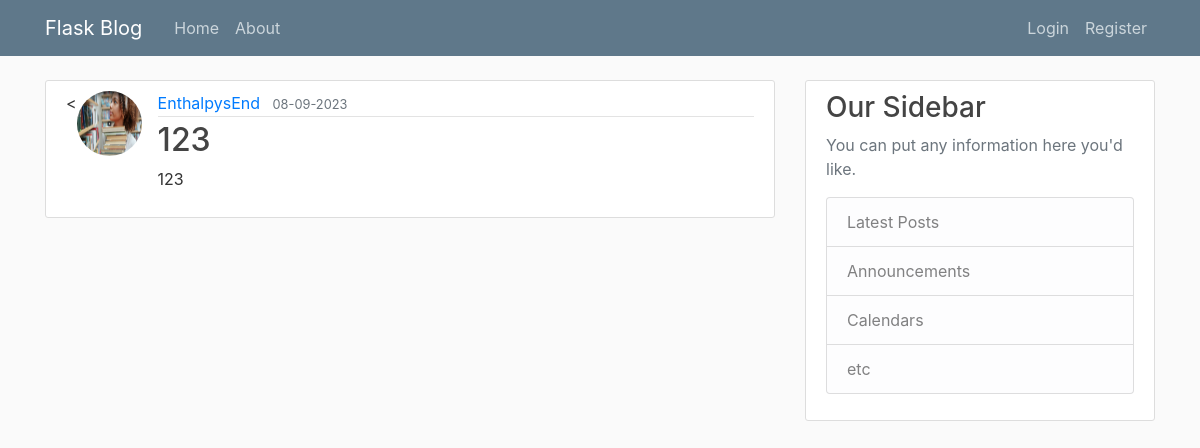
Page /home on the earlier database version.
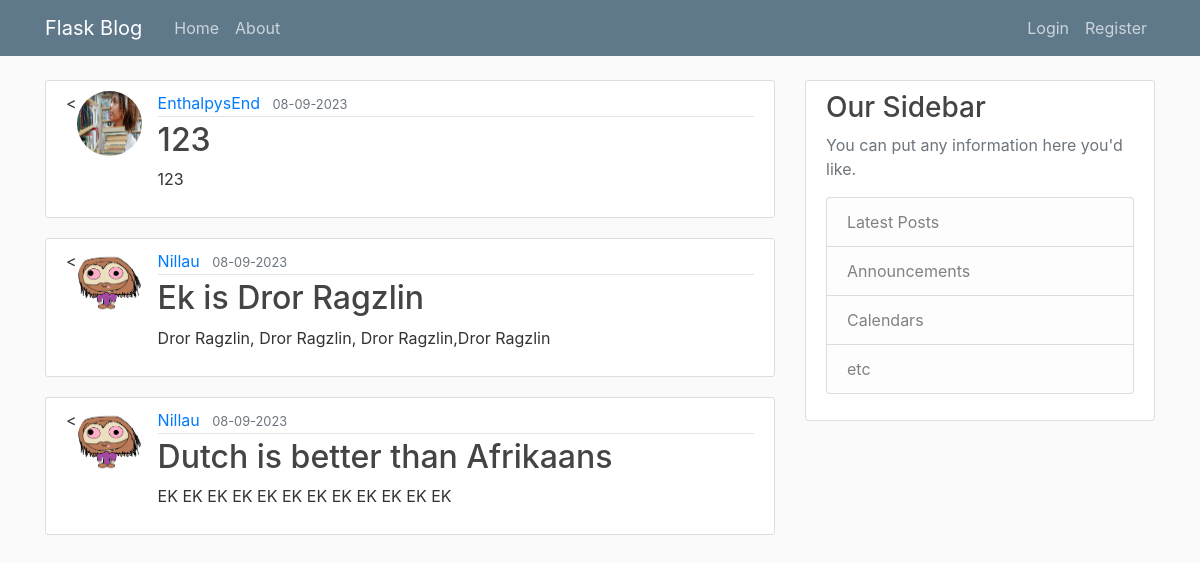
Same page on the later database version.
### FlaskBlog/models.py (models this page shows, shortened)
class Post(db.Model):
    id = db.Column(db.Integer, primary_key=True)  # Change db.String to db.Integer
    title = db.Column(db.String(100), nullable=False)
    date_posted = db.Column(db.DateTime, nullable=False, default=datetime.utcnow)
    content = db.Column(db.Text, nullable=False)
    user_id= db.Column(db.Integer, db.ForeignKey('user.id') , nullable =False)

class User(db.Model, UserMixin):
    id = db.Column(db.Integer, primary_key=True)  # Change db.String to db.Integer
    username = db.Column(db.String(20), unique=True, nullable=False)
    email = db.Column(db.String(120), unique=True, nullable=False)
    image_file = db.Column(db.String(20), nullable=False, default='default.jpg')
    password = db.Column(db.String(60), nullable=False)
    posts = db.relationship('Post', backref = 'author', lazy =True)

### FlaskBlog/routes.py (the view)
@app.route("/")
@app.route("/home")
def home():
    posts = Post.query.all()
    return render_template('home.html', posts=posts)

### FlaskBlog/templates/home.html
{% extends "layout.html" %}
{% block content %}
{% for post in posts %}
<article class="media content-section">
  <<img class = "rounded-circle article-img" src="{{ url_for('static' , filename='profile_pics/' + post.author.image_file) }}">
   <div class="media-body">
      <div class="article-metadata">
         <a class="mr-2" href="#">{{ post.author.username }}</a>
         <small class="text-muted">{{ post.date_posted.strftime('%d-%m-%Y') }}</small>
      </div>
      <h2><a class="article-title" href="{{ url_for('post', post_id=post.id)}}">{{ post.title }}</a></h2>
      <p class="article-content">{{ post.content }}</p>
   </div>
</article>
{% endfor %}
{% endblock content %}

### FlaskBlog/templates/layout.html (shortened to what this page needs)
<!DOCTYPE html>
<html lang="en" dir="ltr">
   <head>
      <link rel="stylesheet" href="https://maxcdn.bootstrapcdn.com/bootstrap/4.0.0/css/bootstrap.min.css">
      <link rel="stylesheet" type="text/css" href="{{ url_for('static', filename='main.css') }}">
   </head>
   <body>
      <header class="site-header">
         <nav class="navbar navbar-expand-md navbar-dark bg-steel fixed-top">
            <div class="container">
               <a class="navbar-brand mr-4" href="/">Flask Blog</a>
               <div class="collapse navbar-collapse" id="navbarToggle">
                  <div class="navbar-nav mr-auto">
                     <a class="nav-item nav-link" href="{{url_for('home')}}">Home</a>
                     <a class="nav-item nav-link" href="{{url_for('about')}}">About</a>
                  </div>
                  <div class="navbar-nav">
                    {% if current_user.is_authenticated %}
                    <a class="nav-item nav-link" href="{{url_for('new_post')}}">New Post</a>
                    <a class="nav-item nav-link" href="{{url_for('logout')}}">Logout</a>
                    <a class="nav-item nav-link" href="{{url_for('account')}}">Account</a>
                    {% else %}
                     <a class="nav-item nav-link" href="{{url_for('login')}}">Login</a>
                     <a class="nav-item nav-link" href="{{url_for('register')}}">Register</a>
                    {%endif%}
                  </div>
               </div>
            </div>
         </nav>
      </header>
      <main role="main" class="container">
         <div class="row">
            <div class="col-md-8">
               {% block content %}{% endblock %}
            </div>
            <div class="col-md-4">
               <div class="content-section">
                  <h3>Our Sidebar</h3>
                  <p class='text-muted'>You can put any information here you'd like.
                  <ul class="list-group">
                     <li class="list-group-item list-group-item-light">Latest Posts</li>
                     <li class="list-group-item list-group-item-light">Announcements</li>
                     <li class="list-group-item list-group-item-light">Calendars</li>
                     <li class="list-group-item list-group-item-light">etc</li>
                  </ul>
                  </p>
               </div>
            </div>
         </div>
      </main>
   </body>
</html>

### FlaskBlog/static/main.css (style rules this page uses)
body { background: #fafafa; color: #333333; margin-top: 5rem; }
h1, h2, h3, h4, h5, h6 { color: #444444; }
.bg-steel { background-color: #5f788a; }
.site-header .navbar-nav .nav-link { color: #cbd5db; }
.content-section { background: #ffffff; padding: 10px 20px; border: 1px solid #dddddd; border-radius: 3px; margin-bottom: 20px; }
.article-title { color: #444444; }
.article-content { white-space: pre-line; }
.article-img { height: 65px; width: 65px; margin-right: 16px; }
.article-metadata { padding-bottom: 1px; margin-bottom: 4px; border-bottom: 1px solid #e3e3e3 }

Differences in the rows shown:
added Post: image_file (placeholder picture), author.username "Nillau", date_posted "08-09-2023", title "Ek is Dror Ragzlin", content "Dror Ragzlin, Dror Ragzlin, Dror Ragzlin,Dror Ragzlin"
added Post: image_file (placeholder picture), author.username "Nillau", date_posted "08-09-2023", title "Dutch is better than Afrikaans", content "EK EK EK EK EK EK EK EK EK EK EK EK"
